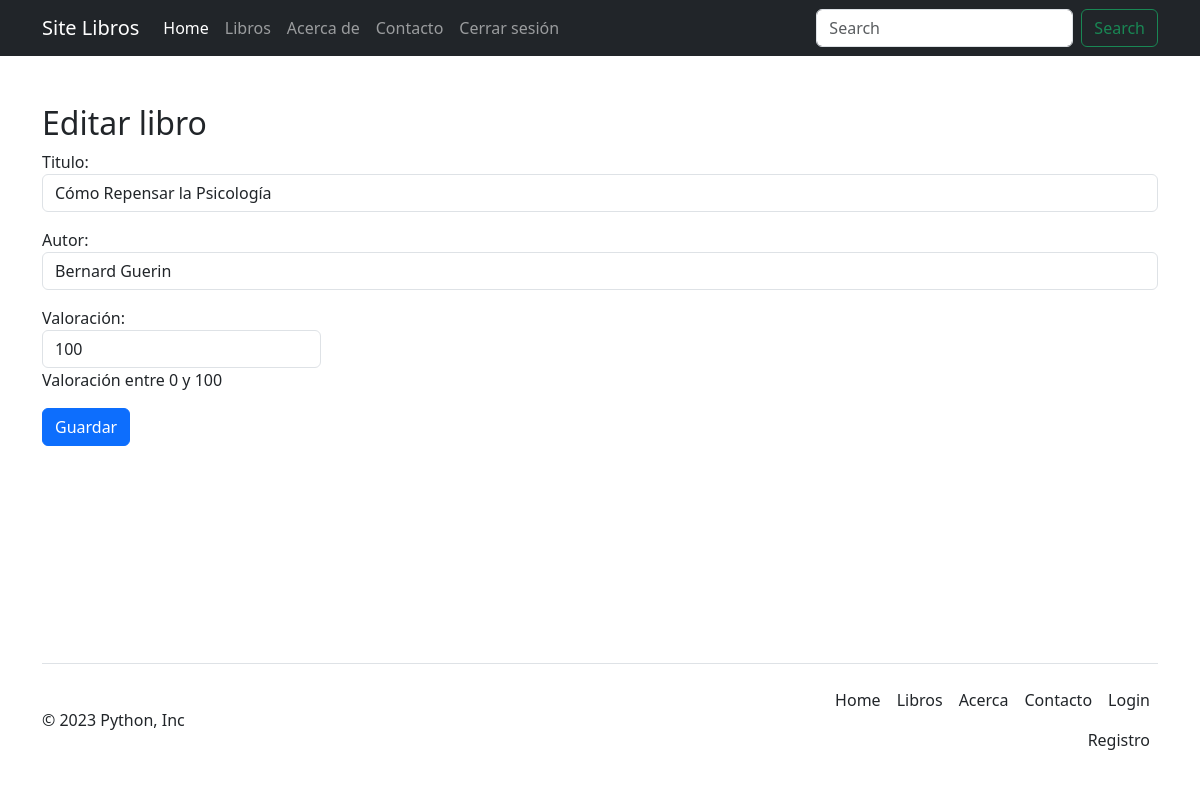
Page /editar_libro/1 (signed in) on the committed database.
### book/models.py (models this page shows)
class Book(models.Model):
    titulo = models.CharField(max_length=100)  # titulo VARCHAR(100)
    autor = models.CharField(max_length=100)  # autor VARCHAR(100)
    valoracion = models.IntegerField(help_text='Valoración entre 0 y 100')  # valoracion INT
    class Meta:
        permissions = [
            ('development', 'Permiso como Desarrollador'),
            ('scrum_master', 'Permiso como scrum_master'),
            ('product_owner', 'Permiso como Product_Owner')
        ]

### book/views.py (the view)
# urls.py: path('editar_libro/<int:libro_id>', editar_libro, name='editar_libro'),  # registrando ruta para editar libro
@login_required
def editar_libro(request, libro_id):
    book = get_object_or_404(Book, id=libro_id)  # obtener libro en la db mediante el id
    if request.method == 'POST':
        form = BookForm(request.POST, instance=book)
        if form.is_valid():
            form.save()
            messages.success(request, 'Libro editado éxitosamente')
            return redirect('lista_libros')
        else:
            messages.error(request, 'Módifica los datos de ingreso')
            return HttpResponseRedirect(reverse('editar_libro', args=[libro_id]))
    else:
        form = BookForm(instance=book)
        return render(request, 'editar_libro.html', {'form': form, 'libro_id': libro_id})

### book/forms.py
class BookForm(forms.ModelForm):
    valoracion = forms.IntegerField(  # se sobreescribe del modelo el tipo de dato
        label='Valoración',  # label a mostrar en el input
        widget=forms.NumberInput(attrs={'class': 'form-control w-25'}),  # widgets de configuracion para los atributos del campo
        help_text='Valoración entre 0 y 100',  # texto de ayuda a mostrar, se sobreescribe del modelo
        validators=[MinValueValidator(0), MaxValueValidator(100)]  # validaciones para el campo o input de ingreso
    )
    class Meta:  # clase meta para establecer las caracteristicas del formulario BookForm
        model = Book  # modelo al que pertenece el formulario
        fields = ['titulo', 'autor', 'valoracion']  # campos que llevara el formulario
        labels = {
            'titulo': 'Titulo',  # el atributo del objeto es el key y el value es el label
            'autor': 'Autor'
        }
        widgets = {  # caracteristicas de los campos a mostrar en el formulario
            'titulo': forms.TextInput(attrs={'class': 'form-control w-100'}),
            'autor': forms.TextInput(attrs={'class': 'form-control w-100'}),
        }

### book/templates/editar_libro.html (shortened to what this page needs)
{% extends 'layout.html' %}
{% load bootstrap5 %}
{% block content %}
<section class="container mt-5">
  <h2>Editar libro</h2>
  <form method="post" action="{% url 'editar_libro' libro_id=libro_id %}">
    {{ form.as_p }}
    <input type="submit" class="btn btn-primary" value="Guardar">
  </form>
</section>
{% endblock %}

### rows in the picture
Book: titulo "Cómo Repensar la Psicología", autor "Bernard Guerin", valoracion "100"
